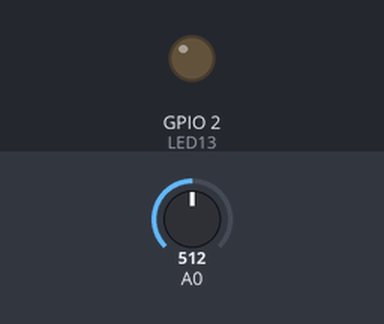
The sketch below on a simulated ESP8266 (NodeMCU). On the bench: output pins drawn as LEDs (lit = HIGH). The test bench sets the inputs (shaded band); at power-on: A0 = 512. WiFi joins after 1.5 s; servers stay silent unless stated; random numbers use the default seed unless the sketch sets one; no MQTT or app messages arrive unless stated; what the sketch prints to the serial monitor is not drawn.

Above: at 0.0 s.
At 1.6 s:
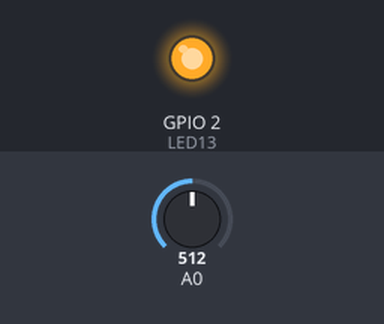
Timing chart, 0 to 3.1 s (numbered marks = the images above):
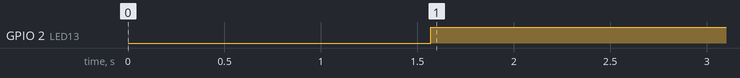

Measured:
- by itself, GPIO 2 (LED13): LOW → HIGH at 1.6 s

The sketch:

SensorPulseMQTT.ino
```cpp
#include <ESP8266WiFi.h>
#include <PubSubClient.h>

// Defina suas credenciais Wi-Fi
const char* ssid = "Brito-2.4";
const char* password = "famili@1949";

// Defina o endereço do servidor MQTT (por exemplo, test.mosquitto.org)
const char* mqtt_server = "test.mosquitto.org";

WiFiClient espClient;
PubSubClient client(espClient);

// Variáveis
int PulseSensorPurplePin = 0; // Pulse Sensor PURPLE WIRE conectado ao pino ANALÓGICO 0
int LED13 = 2; // O LED embutido no Arduino (pino 2)

int Signal; // Armazena os dados brutos recebidos. O valor do sinal pode variar de 0 a 1024
int Threshold = 550; // Determina qual sinal considerar como "batida" e qual ignorar

// Média móvel
const int numReadings = 10;
int readings[numReadings]; // Armazena as últimas leituras
int readIndex = 0; // Índice atual de leitura

// Configuração inicial
void setup() {
  pinMode(LED13, OUTPUT); // Define o pino do LED como saída
  Serial.begin(9600); // Inicializa a comunicação serial
  setup_wifi(); // Configura a conexão Wi-Fi
  client.setServer(mqtt_server, 1883); // Configura o servidor MQTT

  // Inicializa as leituras com zeros
  for (int i = 0; i < numReadings; i++) {
    readings[i] = 0;
  }
}

// Função para reconectar ao servidor MQTT
void reconnect() {
  while (!client.connected()) {
    Serial.print("Conectando ao MQTT...");
    String clientId = "ESP8266Client-" + String(random(0xffff), HEX);
    if (client.connect(clientId.c_str())) {
      Serial.println("conectado");
    } else {
      Serial.print("falha, rc=");
      Serial.print(client.state());
      Serial.println(" tentando novamente em 5 segundos");
      delay(5000);
    }
  }
}

// Função para configurar a conexão Wi-Fi
void setup_wifi() {
  delay(10);
  Serial.println();
  Serial.print("Conectando a ");
  Serial.println(ssid);

  WiFi.begin(ssid, password);

  while (WiFi.status() != WL_CONNECTED) {
    delay(500);
    Serial.print(".");
  }

  Serial.println("");
  Serial.println("Wi-Fi conectado");
  Serial.println("Endereço IP: ");
  Serial.println(WiFi.localIP());
}

// Função para calcular a média móvel
int calculateMovingAverage() {
  int total = 0;
  for (int i = 0; i < numReadings; i++) {
    total += readings[i];
  }
  return total / numReadings;
}

// Loop principal
void loop() {
  if (!client.connected()) {
    reconnect();
  }
  client.loop();

  Signal = analogRead(PulseSensorPurplePin);
  Serial.println(Signal);

  // Armazena a leitura atual
  readings[readIndex] = Signal;
  readIndex = (readIndex + 1) % numReadings;

  // Calcula a média móvel
  int movingAverage = calculateMovingAverage();

  // Publica o valor da média móvel no tópico MQTT
  char msg[10];
  snprintf(msg, sizeof(msg), "%d", movingAverage);
  client.publish("device/pulsesensor", msg);

  // Verifica se o sinal está acima do limite
  if (movingAverage > Threshold) {
    digitalWrite(LED13, LOW);
  } else {
    digitalWrite(LED13, HIGH);
  }

  delay(10);
}
```
